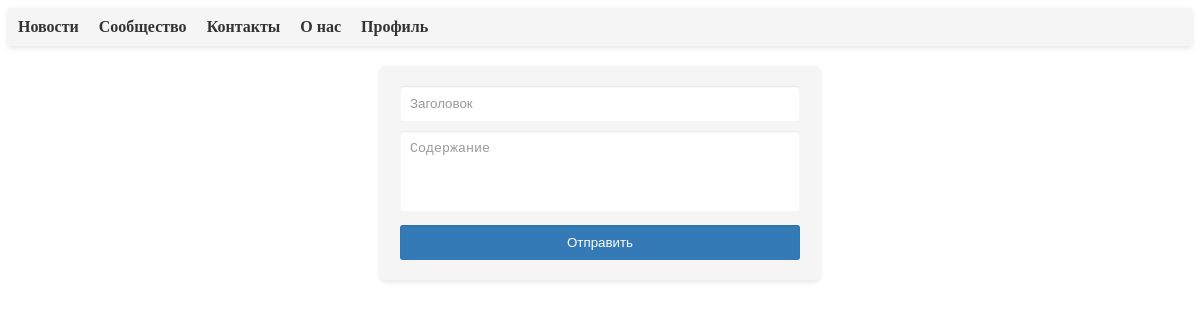
Before: / with the older database file.
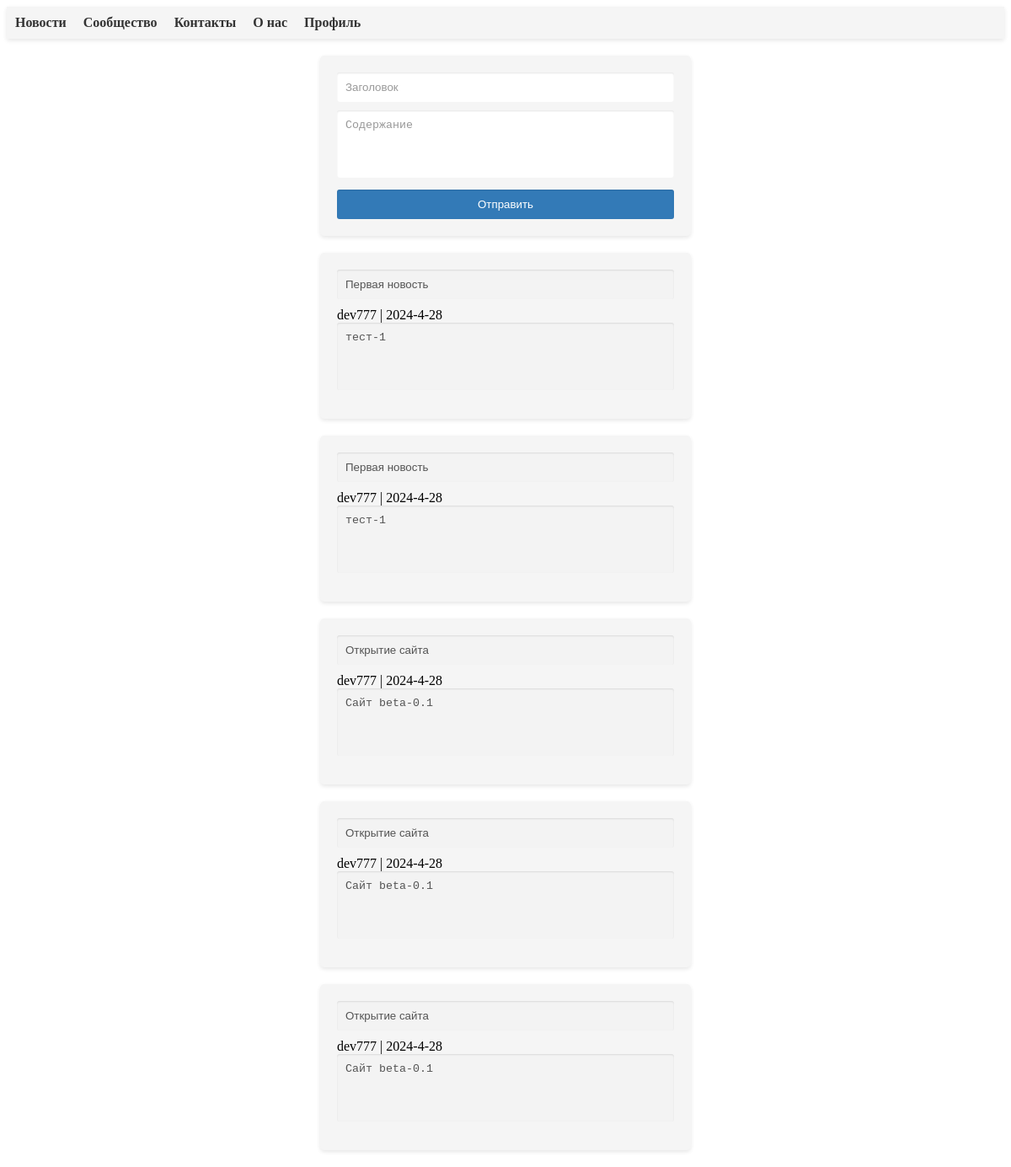
After: the same page with the newer database file.
### app.py (models this page shows)
class News(Base):
    __tablename__ = 'news'
    id = Column(Integer, primary_key=True)
    title = Column(String)
    post_owner = Column(String)
    date = Column(String)
    content = Column(Text)

### app.py (the view, shortened to what this page needs)
@app.route("/", methods=['GET', 'POST'])
def home_page():
    ls = list(session.query(News).filter_by())
    ls.reverse()
    return render_template("home_page.html", ls=ls)

### templates/home_page.html (shortened to what this page needs)
{% extends "base.html" %}
{% block style %}
<link rel="stylesheet" href="{{url_for('static', filename='css/main.css')}}">
<link rel="stylesheet" href="{{url_for('static', filename='css/input_style.css')}}">
<link rel="stylesheet" href="{{url_for('static', filename='css/text_area_style.css')}}">
{% endblock %}
{% block content %}
<form method="post">
    <input type="text" name="title" placeholder="Заголовок" maxlength="32" required>
    <textarea type="textarea" name="content" placeholder="Содержание" rows="4" maxlength="256" required></textarea>
    <input type="submit" value="Отправить">
</form>
{% for el in ls %}
    <form>
        <input type="text" name="ntitle" value="{{ el.title }}" maxlength="32" disabled>
        <lable for="content">{{ el.post_owner }} | {{ el.date }}</lable>
        <textarea type="textarea" name="content" rows="4" maxlength="256" disabled>{{ el.content }}</textarea>
    </form>
{% endfor %}
{% endblock %}

### templates/base.html (shortened to what this page needs)
<!DOCTYPE html>
<html lang="ru">
<head>
    <link rel="stylesheet" href="{{url_for('static', filename='css/main.css')}}">
    {% block style %} {% endblock %}
</head>
<body>
    <header>
        <nav> <ul>
                <li><a href="/">Новости</a></li>
                <li><a href="/community">Сообщество</a></li>
                <li><a href="/contact_us">Контакты</a></li>
                <li><a href="/about_us">О нас</a></li>
                <li><a href="/profile">Профиль</a></li>
        </ul> </nav>
    </header>
    {% block content %} {% endblock %}
</body>
</html>

### static/css/main.css (style rules this page uses)
form { width: 400px; margin: 20px auto; background-color: #f5f5f5; padding: 20px; border-radius: 5px; box-shadow: 0 2px 5px rgba(0, 0, 0, 0.1); }
header { background-color: #f5f5f5; padding: 10px; box-shadow: 0 2px 5px rgba(0, 0, 0, 0.1); }
nav ul { list-style: none; margin: 0; padding: 0; display: flex; justify-content: left; }
nav li { margin-right: 20px; }
nav a { color: #333; text-decoration: none; font-weight: bold; }

### static/css/input_style.css (style rules this page uses)
input[type="text"], input[type="password"], input[type="submit"], input[type="email"], input[type="tel"], input[type="date"] { width: -webkit-fill-available; padding: 10px; margin-bottom: 10px; border: none; border-radius: 3px; box-shadow: inset 0 1px 2px rgba(0, 0, 0, 0.1); }
input[type="submit"] { background-color: #337ab7; color: #fff; cursor: pointer; }
a { color: #337ab7; text-decoration: none; }

### static/css/text_area_style.css (style rules this page uses)
textarea { width: -webkit-fill-available; padding: 10px; margin-bottom: 10px; border: none; border-radius: 3px; box-shadow: inset 0 1px 2px rgba(0, 0, 0, 0.1); resize: none; }

### templates/home_page.html (style rules this page uses)
input[type="submit"] { margin-bottom: 0px; }

Changed rows visible on the page:
added News: ntitle "Первая новость", post_owner "dev777", date "2024-4-28", content "тест-1"
added News: ntitle "Первая новость", post_owner "dev777", date "2024-4-28", content "тест-1"
added News: ntitle "Открытие сайта", post_owner "dev777", date "2024-4-28", content "Сайт beta-0.1"
added News: ntitle "Открытие сайта", post_owner "dev777", date "2024-4-28", content "Сайт beta-0.1"
added News: ntitle "Открытие сайта", post_owner "dev777", date "2024-4-28", content "Сайт beta-0.1"
